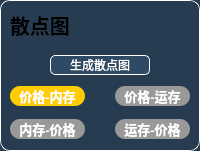
       <widget class="QFrame" name="frame_9">
        <property name="sizePolicy">
         <sizepolicy hsizetype="Preferred" vsizetype="Preferred">
          <horstretch>1</horstretch>
          <verstretch>0</verstretch>
         </sizepolicy>
        </property>
        <property name="styleSheet">
         <string notr="true">background-color: rgb(39,60,81);
border: 1px solid rgb(255, 255, 255);
border-radius: 10px;</string>
        </property>
        <property name="frameShape">
         <enum>QFrame::StyledPanel</enum>
        </property>
        <property name="frameShadow">
         <enum>QFrame::Raised</enum>
        </property>
        <layout class="QVBoxLayout" name="verticalLayout_5">
         <property name="spacing">
          <number>0</number>
         </property>
         <property name="leftMargin">
          <number>0</number>
         </property>
         <property name="topMargin">
          <number>0</number>
         </property>
         <property name="rightMargin">
          <number>0</number>
         </property>
         <property name="bottomMargin">
          <number>0</number>
         </property>
         <item>
          <widget class="QFrame" name="frame_24">
           <property name="sizePolicy">
            <sizepolicy hsizetype="Preferred" vsizetype="Preferred">
             <horstretch>1</horstretch>
             <verstretch>1</verstretch>
            </sizepolicy>
           </property>
           <property name="styleSheet">
            <string notr="true">border: 0px;</string>
           </property>
           <property name="frameShape">
            <enum>QFrame::StyledPanel</enum>
           </property>
           <property name="frameShadow">
            <enum>QFrame::Raised</enum>
           </property>
           <layout class="QHBoxLayout" name="horizontalLayout_10">
            <property name="bottomMargin">
             <number>5</number>
            </property>
            <item>
             <widget class="QLabel" name="label_7">
              <property name="sizePolicy">
               <sizepolicy hsizetype="Preferred" vsizetype="Preferred">
                <horstretch>3</horstretch>
                <verstretch>0</verstretch>
               </sizepolicy>
              </property>
              <property name="font">
               <font>
                <pointsize>15</pointsize>
                <weight>75</weight>
                <bold>true</bold>
               </font>
              </property>
              <property name="text">
               <string>&lt;html&gt;&lt;head/&gt;&lt;body&gt;&lt;p&gt;散点图&lt;/p&gt;&lt;/body&gt;&lt;/html&gt;</string>
              </property>
              <property name="alignment">
               <set>Qt::AlignLeading|Qt::AlignLeft|Qt::AlignVCenter</set>
              </property>
             </widget>
            </item>
            <item>
             <widget class="QLabel" name="light1_status_L_3">
              <property name="sizePolicy">
               <sizepolicy hsizetype="Preferred" vsizetype="Preferred">
                <horstretch>1</horstretch>
                <verstretch>0</verstretch>
               </sizepolicy>
              </property>
              <property name="styleSheet">
               <string notr="true">image: url(:/img/img/ico/light_on.png);</string>
              </property>
              <property name="text">
               <string/>
              </property>
             </widget>
            </item>
           </layout>
          </widget>
         </item>
         <item>
          <widget class="QFrame" name="frame_14">
           <property name="sizePolicy">
            <sizepolicy hsizetype="Preferred" vsizetype="Preferred">
             <horstretch>1</horstretch>
             <verstretch>5</verstretch>
            </sizepolicy>
           </property>
           <property name="styleSheet">
            <string notr="true">border: 0px;</string>
           </property>
           <property name="frameShape">
            <enum>QFrame::StyledPanel</enum>
           </property>
           <property name="frameShadow">
            <enum>QFrame::Raised</enum>
           </property>
           <layout class="QVBoxLayout" name="verticalLayout_8">
            <property name="topMargin">
             <number>5</number>
            </property>
            <property name="bottomMargin">
             <number>11</number>
            </property>
            <item>
             <widget class="QFrame" name="frame_25">
              <property name="sizePolicy">
               <sizepolicy hsizetype="Preferred" vsizetype="Preferred">
                <horstretch>1</horstretch>
                <verstretch>2</verstretch>
               </sizepolicy>
              </property>
              <property name="styleSheet">
               <string notr="true">border: 0px;</string>
              </property>
              <property name="frameShape">
               <enum>QFrame::StyledPanel</enum>
              </property>
              <property name="frameShadow">
               <enum>QFrame::Raised</enum>
              </property>
              <layout class="QHBoxLayout" name="horizontalLayout_11">
               <property name="spacing">
                <number>0</number>
               </property>
               <property name="leftMargin">
                <number>0</number>
               </property>
               <property name="topMargin">
                <number>5</number>
               </property>
               <property name="rightMargin">
                <number>0</number>
               </property>
               <property name="bottomMargin">
                <number>5</number>
               </property>
               <item>
                <spacer name="horizontalSpacer_5">
                 <property name="orientation">
                  <enum>Qt::Horizontal</enum>
                 </property>
                 <property name="sizeType">
                  <enum>QSizePolicy::Preferred</enum>
                 </property>
                 <property name="sizeHint" stdset="0">
                  <size>
                   <width>40</width>
                   <height>20</height>
                  </size>
                 </property>
                </spacer>
               </item>
               <item>
                <widget class="QPushButton" name="light3_swich_PB">
                 <property name="enabled">
                  <bool>true</bool>
                 </property>
                 <property name="sizePolicy">
                  <sizepolicy hsizetype="Preferred" vsizetype="Preferred">
                   <horstretch>0</horstretch>
                   <verstretch>0</verstretch>
                  </sizepolicy>
                 </property>
                 <property name="styleSheet">
                  <string notr="true">color: rgb(255, 255, 255);
border: 1px solid rgb(255, 255, 255);
background-color: rgb(47,74,101);
border-radius: 5px;</string>
                 </property>
                 <property name="text">
                  <string>生成散点图</string>
                 </property>
                </widget>
               </item>
               <item>
                <spacer name="horizontalSpacer_6">
                 <property name="orientation">
                  <enum>Qt::Horizontal</enum>
                 </property>
                 <property name="sizeType">
                  <enum>QSizePolicy::Preferred</enum>
                 </property>
                 <property name="sizeHint" stdset="0">
                  <size>
                   <width>40</width>
                   <height>20</height>
                  </size>
                 </property>
                </spacer>
               </item>
              </layout>
             </widget>
            </item>
            <item>
             <widget class="QFrame" name="frame_26">
              <property name="sizePolicy">
               <sizepolicy hsizetype="Preferred" vsizetype="Preferred">
                <horstretch>1</horstretch>
                <verstretch>1</verstretch>
               </sizepolicy>
              </property>
              <property name="styleSheet">
               <string notr="true">border: 0px;</string>
              </property>
              <property name="frameShape">
               <enum>QFrame::StyledPanel</enum>
              </property>
              <property name="frameShadow">
               <enum>QFrame::Raised</enum>
              </property>
              <layout class="QHBoxLayout" name="horizontalLayout_12">
               <property name="spacing">
                <number>30</number>
               </property>
               <property name="leftMargin">
                <number>0</number>
               </property>
               <property name="topMargin">
                <number>0</number>
               </property>
               <property name="rightMargin">
                <number>0</number>
               </property>
               <property name="bottomMargin">
                <number>0</number>
               </property>
               <item>
                <widget class="QPushButton" name="light3_1_PB">
                 <property name="sizePolicy">
                  <sizepolicy hsizetype="Preferred" vsizetype="Preferred">
                   <horstretch>0</horstretch>
                   <verstretch>0</verstretch>
                  </sizepolicy>
                 </property>
                 <property name="font">
                  <font>
                   <pointsize>10</pointsize>
                   <weight>75</weight>
                   <bold>true</bold>
                  </font>
                 </property>
                 <property name="styleSheet">
                  <string notr="true">background-color: rgb(255,204,0);
color: rgb(255, 255, 255);</string>
                 </property>
                 <property name="text">
                  <string>价格-内存</string>
                 </property>
                </widget>
               </item>
               <item>
                <widget class="QPushButton" name="light3_2_PB">
                 <property name="sizePolicy">
                  <sizepolicy hsizetype="Preferred" vsizetype="Preferred">
                   <horstretch>0</horstretch>
                   <verstretch>0</verstretch>
                  </sizepolicy>
                 </property>
                 <property name="font">
                  <font>
                   <pointsize>10</pointsize>
                   <weight>75</weight>
                   <bold>true</bold>
                  </font>
                 </property>
                 <property name="styleSheet">
                  <string notr="true">background-color: rgb(153,153,153);
color: rgb(255, 255, 255);</string>
                 </property>
                 <property name="text">
                  <string>价格-运存</string>
                 </property>
                </widget>
               </item>
              </layout>
             </widget>
            </item>
            <item>
             <widget class="QFrame" name="frame_27">
              <property name="sizePolicy">
               <sizepolicy hsizetype="Preferred" vsizetype="Preferred">
                <horstretch>1</horstretch>
                <verstretch>1</verstretch>
               </sizepolicy>
              </property>
              <property name="styleSheet">
               <string notr="true">border: 0px;</string>
              </property>
              <property name="frameShape">
               <enum>QFrame::StyledPanel</enum>
              </property>
              <property name="frameShadow">
               <enum>QFrame::Raised</enum>
              </property>
              <layout class="QHBoxLayout" name="horizontalLayout_13">
               <property name="spacing">
                <number>30</number>
               </property>
               <property name="leftMargin">
                <number>0</number>
               </property>
               <property name="topMargin">
                <number>7</number>
               </property>
               <property name="rightMargin">
                <number>0</number>
               </property>
               <property name="bottomMargin">
                <number>0</number>
               </property>
               <item>
                <widget class="QPushButton" name="light3_3_PB">
                 <property name="sizePolicy">
                  <sizepolicy hsizetype="Preferred" vsizetype="Preferred">
                   <horstretch>0</horstretch>
                   <verstretch>0</verstretch>
                  </sizepolicy>
                 </property>
                 <property name="font">
                  <font>
                   <pointsize>10</pointsize>
                   <weight>75</weight>
                   <bold>true</bold>
                  </font>
                 </property>
                 <property name="styleSheet">
                  <string notr="true">background-color: rgb(153,153,153);
color: rgb(255, 255, 255);</string>
                 </property>
                 <property name="text">
                  <string>内存-价格</string>
                 </property>
                </widget>
               </item>
               <item>
                <widget class="QPushButton" name="light3_4_PB">
                 <property name="sizePolicy">
                  <sizepolicy hsizetype="Preferred" vsizetype="Preferred">
                   <horstretch>0</horstretch>
                   <verstretch>0</verstretch>
                  </sizepolicy>
                 </property>
                 <property name="font">
                  <font>
                   <pointsize>10</pointsize>
                   <weight>75</weight>
                   <bold>true</bold>
                  </font>
                 </property>
                 <property name="styleSheet">
                  <string notr="true">background-color: rgb(153,153,153);
color: rgb(255, 255, 255);</string>
                 </property>
                 <property name="text">
                  <string>运存-价格</string>
                 </property>
                </widget>
               </item>
              </layout>
             </widget>
            </item>
           </layout>
          </widget>
         </item>
        </layout>
       </widget>
